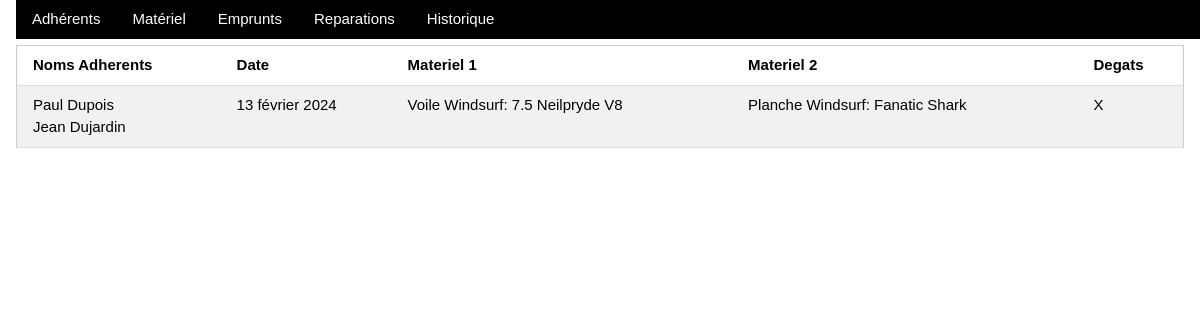
Page /historique/ on the earlier database version.
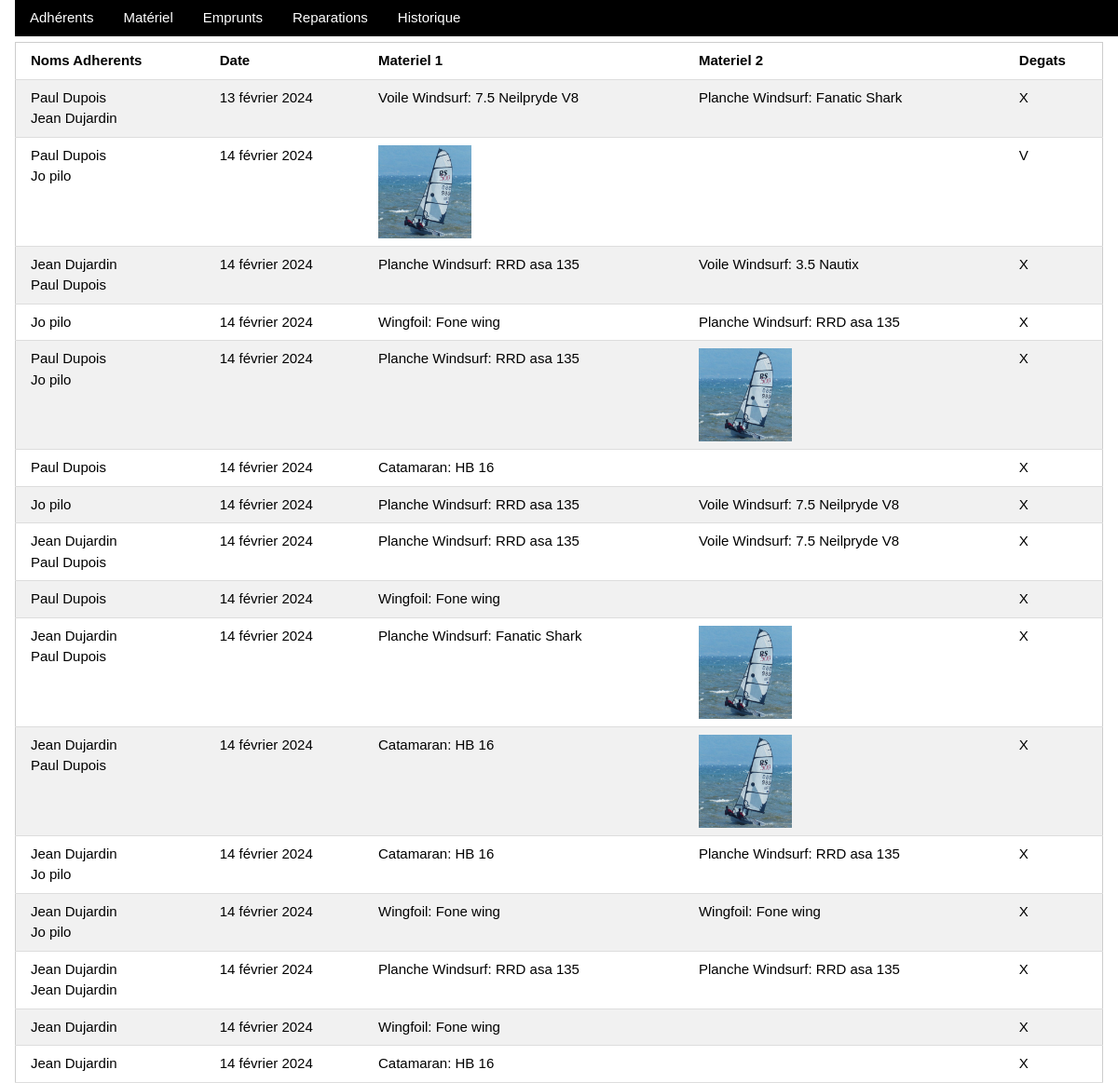
Same page on the later database version.
### gestion/models.py (models this page shows, shortened)
class Rentals(models.Model):
    adherent1 = models.ForeignKey(Adherent, on_delete=models.DO_NOTHING, related_name='adherent1')
    adherent2 = models.ForeignKey(Adherent, on_delete=models.DO_NOTHING, related_name='adherent2', blank=True, null=True)  # optionel
    gear1 = models.ForeignKey(Gear, on_delete=models.DO_NOTHING, related_name='gear1', default=None)
    gear2 = models.ForeignKey(Gear, on_delete=models.DO_NOTHING, related_name='gear2', default=None, blank=True, null=True)  # optionel
    startTime = models.DateTimeField(default=timezone.now(), blank=False, null=False)
    returnTime = models.DateTimeField(default=None, blank=True, null=True)  # optionel
    isDamaged = models.BooleanField(default=False)
    class Meta:
        verbose_name = 'Emprunt'

class Adherent(models.Model):
    firstname = models.CharField(max_length=20)
    surname = models.CharField(max_length=20)
    email = models.EmailField(null=True, blank=True)
    phone = models.IntegerField(null=True, blank=True)
    adhesion = models.IntegerField(default=True)
    class Meta:
        verbose_name = 'Adherent'

class Gear(models.Model):
    name = models.CharField(max_length=64)
    category = models.ForeignKey(GearCat, on_delete=models.DO_NOTHING, null=False)
    toRepair = models.BooleanField(default=False)
    photo = models.ImageField(upload_to='photos/', null=True, blank=True)
    class Meta:
        verbose_name = 'Materiel'

class GearCat(models.Model):
    name = models.CharField(max_length=64)
    class Meta:
        verbose_name = "Categorie Materiel"

### gestion/views.py (the view)
# urls.py: path('historique/', views.history, name='historique'),
def history(request): # TODO: add sorting and filtering
    context = {"emprunts": Rentals.objects.filter(returnTime__isnull=False).filter(startTime__year=timezone.now().year).order_by('returnTime')}
    return render(request, "gestion/historique.html", context)

### gestion/templates/gestion/historique.html
{% include "gestion/head.html" %}
        <table class="w3-table-all w3-hoverable">
            <tr>
                <th>Noms Adherents</th>
                <th>Date</th>
                <th>Materiel 1</th>
                <th>Materiel 2</th>
                <th>Degats</th>
            </tr>
            {% for e in emprunts %}
            <tr>
                <td>{{ e.adherent1.firstname }} {{ e.adherent1.surname }}<br>{{ e.adherent2.firstname }} {{ e.adherent2.surname }}</td>
                <td>{{ e.startTime.date }}</td>
                <td>
                {% if e.gear1 %}
                    {% if e.gear1.photo %}
                        <img src="{{ e.gear1.photo.url }}" alt="" width="100" height="100">
                    {% else %}
                        {{ e.gear1.category.name }}: {{ e.gear1.name }}
                    {% endif %}
                {% endif %}
                </td>
                <td>
                {% if e.gear2 %}
                    {% if e.gear2.photo %}
                        <img src="{{ e.gear2.photo.url }}" alt="" width="100" height="100">
                    {% else %}
                        {{ e.gear2.category.name }}: {{ e.gear2.name }}
                    {% endif %}
                {% endif %}
                </td>
                <td>
                    {% if e.isDamaged %}
                    	V
                    {% else %}
                        X
                    {% endif %}
                </td>
            </tr>
        {% endfor %}
        </table>
    </div>
</body>

### gestion/templates/gestion/head.html (shortened to what this page needs)
{% load static %}
<!DOCTYPE html>
<html lang="fr">
<link rel="stylesheet" href="{% static 'css/gestion/w3.css' %}">
<body>
    <div class="w3-container">
        <div class="w3-top w3-bar w3-black">
            <a href="{% url 'adherents' %}" class="w3-bar-item w3-button">Adhérents</a>
            <a href="{% url 'gear' %}" class="w3-bar-item w3-button">Matériel</a>
            <a href="{% url 'rent' %}" class="w3-bar-item w3-button">Emprunts</a>
            <a href="{% url 'reparations' %}" class="w3-bar-item w3-button">Reparations</a>
            <a href="{% url 'historique' %}" class="w3-bar-item w3-button">Historique</a>
        </div>
        <br><br>

### gestion/static/css/gestion/w3.css (style rules this page uses)
*,*:before,*:after { box-sizing:inherit }
html { -ms-text-size-adjust:100%;-webkit-text-size-adjust:100% }
body { margin:0 }
a { background-color:transparent }
img { border-style:none }
html,body { font-family:Verdana,sans-serif;font-size:15px;line-height:1.5 }
html { overflow-x:hidden }
img { vertical-align:middle }
a { color:inherit }
.w3-table,.w3-table-all { border-collapse:collapse;border-spacing:0;width:100%;display:table }
.w3-table-all { border:1px solid #ccc }
.w3-bordered tr,.w3-table-all tr { border-bottom:1px solid #ddd }
.w3-table-all tr:nth-child(odd) { background-color:#fff }
.w3-table-all tr:nth-child(even) { background-color:#f1f1f1 }
.w3-table td,.w3-table th,.w3-table-all td,.w3-table-all th { padding:8px 8px;display:table-cell;text-align:left;vertical-align:top }
.w3-table th:first-child,.w3-table td:first-child,.w3-table-all th:first-child,.w3-table-all td:first-child { padding-left:16px }
.w3-btn,.w3-button { border:none;display:inline-block;padding:8px 16px;vertical-align:middle;overflow:hidden;text-decoration:none;color:inherit;background-color:inherit;text-align:center;cursor:pointer;white-space:nowrap }
.w3-btn,.w3-button { -webkit-touch-callout:none;-webkit-user-select:none;-khtml-user-select:none;-moz-user-select:none;-ms-user-select:none;user-select:none }
.w3-bar { width:100%;overflow:hidden }
.w3-bar .w3-bar-item { padding:8px 16px;float:left;width:auto;border:none;display:block;outline:0 }
.w3-bar .w3-button { white-space:normal }
.w3-container:after,.w3-container:before,.w3-panel:after,.w3-panel:before,.w3-row:after,.w3-row:before,.w3-row-padding:after,.w3-row-padding:before, .w3-cell-row:before,.w3-cell-row:after,.w3-clear:after,.w3-clear:before,.w3-bar:before,.w3-bar:after { content:"";display:table;clear:both }
.w3-top,.w3-bottom { position:fixed;width:100%;z-index:1 }
.w3-top { top:0 }
.w3-container,.w3-panel { padding:0.01em 16px }
.w3-black,.w3-hover-black:hover { color:#fff!important;background-color:#000!important }

Differences in the rows shown:
added Rentals: adherent1.firstname "Paul", adherent1.surname "Dupois", adherent2.firstname "Jo", adherent2.surname "pilo", startTime "14 février 2024", gear1.photo (picture), isDamaged "V"
added Rentals: adherent1.firstname "Jean", adherent1.surname "Dujardin", adherent2.firstname "Paul", adherent2.surname "Dupois", startTime "14 février 2024", gear1.category.name "Planche Windsurf", gear1.name "RRD asa 135", gear2.category.name "Voile Windsurf", gear2.name "3.5 Nautix", isDamaged "X"
added Rentals: adherent1.firstname "Jo", adherent1.surname "pilo", startTime "14 février 2024", gear1.category.name "Wingfoil", gear1.name "Fone wing", gear2.category.name "Planche Windsurf", gear2.name "RRD asa 135", isDamaged "X"
added Rentals: adherent1.firstname "Paul", adherent1.surname "Dupois", adherent2.firstname "Jo", adherent2.surname "pilo", startTime "14 février 2024", gear1.category.name "Planche Windsurf", gear1.name "RRD asa 135", gear2.photo (picture), isDamaged "X"
added Rentals: adherent1.firstname "Paul", adherent1.surname "Dupois", startTime "14 février 2024", gear1.category.name "Catamaran", gear1.name "HB 16", isDamaged "X"
added Rentals: adherent1.firstname "Jo", adherent1.surname "pilo", startTime "14 février 2024", gear1.category.name "Planche Windsurf", gear1.name "RRD asa 135", gear2.category.name "Voile Windsurf", gear2.name "7.5 Neilpryde V8", isDamaged "X"
added Rentals: adherent1.firstname "Jean", adherent1.surname "Dujardin", adherent2.firstname "Paul", adherent2.surname "Dupois", startTime "14 février 2024", gear1.category.name "Planche Windsurf", gear1.name "RRD asa 135", gear2.category.name "Voile Windsurf", gear2.name "7.5 Neilpryde V8", isDamaged "X"
added Rentals: adherent1.firstname "Paul", adherent1.surname "Dupois", startTime "14 février 2024", gear1.category.name "Wingfoil", gear1.name "Fone wing", isDamaged "X"
added Rentals: adherent1.firstname "Jean", adherent1.surname "Dujardin", adherent2.firstname "Paul", adherent2.surname "Dupois", startTime "14 février 2024", gear1.category.name "Planche Windsurf", gear1.name "Fanatic Shark", gear2.photo (picture), isDamaged "X"
added Rentals: adherent1.firstname "Jean", adherent1.surname "Dujardin", adherent2.firstname "Paul", adherent2.surname "Dupois", startTime "14 février 2024", gear1.category.name "Catamaran", gear1.name "HB 16", gear2.photo (picture), isDamaged "X"
added Rentals: adherent1.firstname "Jean", adherent1.surname "Dujardin", adherent2.firstname "Jo", adherent2.surname "pilo", startTime "14 février 2024", gear1.category.name "Catamaran", gear1.name "HB 16", gear2.category.name "Planche Windsurf", gear2.name "RRD asa 135", isDamaged "X"
added Rentals: adherent1.firstname "Jean", adherent1.surname "Dujardin", adherent2.firstname "Jo", adherent2.surname "pilo", startTime "14 février 2024", gear1.category.name "Wingfoil", gear1.name "Fone wing", gear2.category.name "Wingfoil", gear2.name "Fone wing", isDamaged "X"
added Rentals: adherent1.firstname "Jean", adherent1.surname "Dujardin", adherent2.firstname "Jean", adherent2.surname "Dujardin", startTime "14 février 2024", gear1.category.name "Planche Windsurf", gear1.name "RRD asa 135", gear2.category.name "Planche Windsurf", gear2.name "RRD asa 135", isDamaged "X"
added Rentals: adherent1.firstname "Jean", adherent1.surname "Dujardin", startTime "14 février 2024", gear1.category.name "Wingfoil", gear1.name "Fone wing", isDamaged "X"
added Rentals: adherent1.firstname "Jean", adherent1.surname "Dujardin", startTime "14 février 2024", gear1.category.name "Catamaran", gear1.name "HB 16", isDamaged "X"
